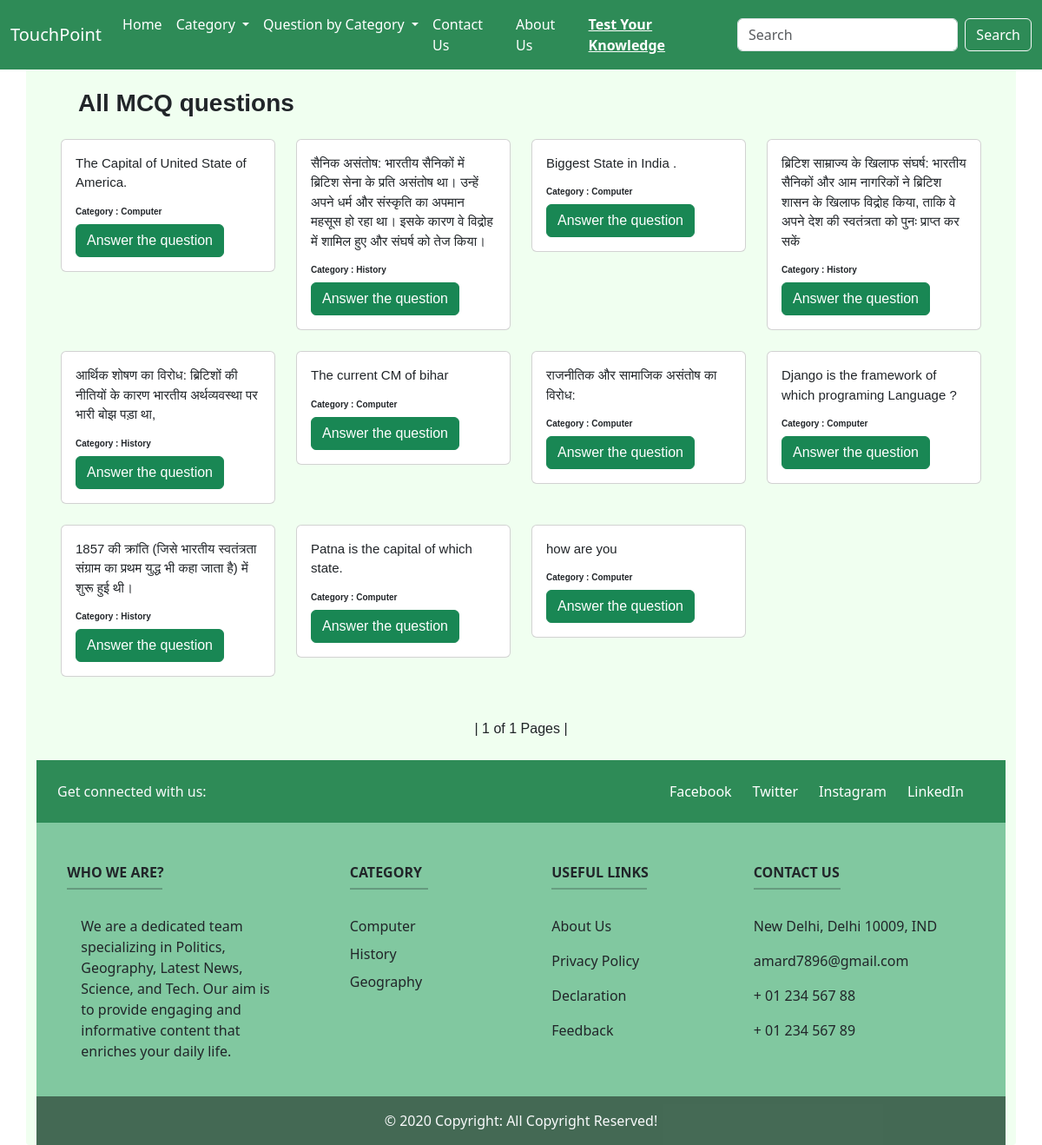
/quiz-list/, run on the app's committed database.
### blogs/models.py (models this page shows, shortened)
class BaseClass(models.Model):
    uid = models.UUIDField(primary_key=True, default=uuid.uuid4)
    class Meta:
        abstract=True

class MCQ_Question(BaseClass):
    question = models.TextField(max_length=300)
    catogery = models.ForeignKey(Catogery,on_delete=models.CASCADE,related_name='ques')
    option1 = models.CharField(max_length=50)
    option2 = models.CharField(max_length=50)
    option3 = models.CharField(max_length=50)
    option4 = models.CharField(max_length=50)
    correct_ans = models.CharField(max_length=50)
    explanation = models.TextField(max_length=1000)
    slug = models.SlugField(default='',null=False)

class Catogery(BaseClass):
    name = models.CharField(max_length=50,null=False,unique=True)
    slug = models.SlugField(default='',null=False)
    def __str__(self):
        return f'{self.name}'

### blogs/views.py (the view)
# urls.py: path('quiz-list/', views.QuizList, name='quiz-list'),
def QuizList(request):
    question  = MCQ_Question.objects.all()
    question_mcq = list(question)
    random.shuffle(question_mcq)
    pag = Paginator(question_mcq,20)
    page = request.GET.get('page')
    pages = pag.get_page(page)
    cat_manu = Catogery.objects.all()
    data = {'question_mcq': question_mcq,'pages':pages,'cat_manu':cat_manu}
    return render(request,'mcq/quiz-list.html',data)

### templates/mcq/quiz-list.html (shortened to what this page needs)
{% extends 'header&footer/base.html' %}
{% block content %}
<head><title>MCQ questions list</title></head>
 <h3 class="ms-5 my-4"><strong>All MCQ questions</strong></h3>
 {% if question_mcq %}
  <div class="row mx-3">
    {% for mcq in question_mcq %}
      <div class="col-sm-3 mb-4">
        <a href="{% url 'ansthequestion' mcq.uid %}" class="text-decoration-none">
          <div class="card">
            <div class="card-body">
              <p class="card-text" style="font-size: 15px;">{{ mcq.question }}</p>
              <h5 style="font-size: 10px;" class="card-title"><b>Category : {{ mcq.catogery }}</b></h5>
              <button class="btn btn-success">Answer the question</button>
            </div>
          </div>
        </a>
      </div>
    {% endfor %}
  </div>
{% else %}
  <h4 class="mx-4">There are no questions available now.</h4>
{% endif %}
<br>
<div class="text-center">
            | {{pages.number}} of {{pages.paginator.num_pages}} Pages |
</div>
{% endblock %}

### templates/header&footer/base.html (shortened to what this page needs)
<!doctype html>
<html lang="en">
{% load static %}
<head>
    <link rel="stylesheet" href="{% static 'css/bootstrap.min.css' %}">
    <link rel="stylesheet" href="{% static 'css/additional-css.css' %}">
</head>
<body>
    <nav class="navbar navbar-expand-lg" style="background-color: #2E8B57;">
        <div class="container-fluid">
            <a class="navbar-brand text-white" id="how1" id="brand" href="{% url 'home' %}">TouchPoint</a>
            <div class="collapse navbar-collapse" id="navbarSupportedContent">
                <ul class="navbar-nav me-auto mb-2 mb-lg-0">
                    <li class="nav-item">
                        <a class="nav-link text-white {% if request.path == '/' %}active{% endif %}" aria-current="page"
                            href="{% url 'home' %}" id="how1">Home</a>
                    </li>
                    <li class="nav-item dropdown">
                        <a class="nav-link dropdown-toggle text-white" href="#" role="button" data-bs-toggle="dropdown"
                            aria-expanded="false" id="how1">
                            Category
                        </a>
                    </li>
                    <li class="nav-item dropdown">
                        <a class="nav-link dropdown-toggle text-white" href="#" role="button" data-bs-toggle="dropdown"
                            aria-expanded="false" id="how1">
                            Question by Category
                        </a>
                    </li>
                    <li class="nav-item">
                        <a class="nav-link text-white {% if request.path == '/contact/' %}active{% endif %}"
                            aria-current="page" href="{% url 'contact' %}" id="how1">Contact Us</a>
                    </li>
                    <li class="nav-item">
                        <a class="nav-link text-white {% if request.path == '/about/' %}active{% endif %}"
                            aria-current="page" href="{% url 'about' %}" id="how1">About Us</a>
                    </li>
                    <li class="nav-item">
                        <a class="nav-link text-white {% if request.path == '/quiz-list/' %}active{% endif %}"
                            aria-current="page" href="{% url 'quiz-list' %}" id="how1">Test Your Knowledge</a>
                    </li>
                </ul>
                <form class="d-flex" role="search" method="POST" action="{% url 'searched-key' %}">
                    <input class="form-control me-2" name="search" type="search" placeholder="Search"
                        aria-label="Search">
                    <button class="btn btn-outline-light text-white" type="submit">Search</button>
                </form>
            </div>
        </div>
    </nav>
    <div class="container" style="background-color: #F0FFF0; border-radius: 4px; margin-top: 70px;">
        <div class="pt-2">
            <div style="margin-top: 5px; font-family: sans-serif;">
                {% block content %}
                {% endblock %}
            </div>
        </div>
        <div class="mt-4">
            <footer class="text-center text-lg-start text-dark" style="background-color: #81c8a0;">
                <section class="d-flex justify-content-between align-items-center p-4"
                    style="background-color: #2E8B57;">
                    <div class="me-5 text-center text-lg-start mb-3 mb-lg-0">
                        <p class="mb-0 text-light">Get connected with us:</p>
                    </div>
                    <div>
                        <ul class="list-unstyled d-flex flex-column flex-lg-row justify-content-center mb-0">
                            <li class="mb-2 mb-lg-0 me-4">
                                <a href="https://www.facebook.com/" class="text-white text-decoration-none" target="_blank">
                                     Facebook
                                </a>
                            </li>
                            <li class="mb-2 mb-lg-0 me-4">
                                <a href="https://twitter.com/" class="text-white text-decoration-none" target="_blank">
                                     Twitter
                                </a>
                            </li>
                            <li class="mb-2 mb-lg-0 me-4">
                                <a href="https://www.instagram.com/invites/contact/?igsh=1qs36mg4p1k67&utm_content=w1vv9wj" class="text-white text-decoration-none" target="_blank">
                                     Instagram
                                </a>
                            </li>
                            <li class="mb-2 mb-lg-0 me-4">
                                <a href="https://www.linkedin.com/in/" class="text-white text-decoration-none" target="_blank">
                                     LinkedIn
                                </a>
                            </li>
                        </ul>
                    </div>
                </section>
                <section class="">
                    <div class="container text-center text-md-start mt-5">
                        <div class="row mt-3">
                            <div class="col-md-3 col-lg-4 col-xl-3 mx-auto mb-4">
                                <h6 class="text-uppercase fw-bold">Who We are?</h6>
                                <hr class="mb-4 mt-0 d-inline-block mx-auto"
                                    style="width: 110px; background-color: #0a090f; height: 2px" />
                                <p class="ms-3 me-3 text-justify">
                                    We are a dedicated team specializing in Politics, Geography, Latest News, Science,
                                    and Tech. Our aim is to provide engaging and informative content that enriches your
                                    daily life.
                                </p>
                            </div>
                            <div class="col-md-2 col-lg-2 col-xl-2 mx-auto mb-4">
                                <h6 class="text-uppercase fw-bold">Category</h6>
                                <hr class="mb-4 mt-0 d-inline-block mx-auto"
                                    style="width: 90px; background-color: #0a0614; height: 2px" />
                                <ul class="no-bullets">
                                    {% for category in cat_manu|slice:":5" %}
                                    <li class="mb-2"><a class="text-dark text-decoration-none"
                                            href="{% url 'category' category.slug %}">{{ category }}</a></li>
                                    {% endfor %}
                                </ul>
                            </div>
                            <div class="col-md-3 col-lg-2 col-xl-2 mx-auto mb-4">
                                <h6 class="text-uppercase fw-bold">Useful links</h6>
                                <hr class="mb-4 mt-0 d-inline-block mx-auto bg-dark"
                                    style="width: 110px; height: 2px" />
                                <p>
                                    <a href="{% url 'about' %}" class="text-dark text-decoration-none">About Us</a>
                                </p>
                                <p>
                                    <a href="{% url 'privacyandpolicy' %}"
                                        class="text-dark text-decoration-none">Privacy Policy</a>
                                </p>
                                <p>
                                    <a href="{% url 'declaration' %}"
                                        class="text-dark text-decoration-none">Declaration</a>
                                </p>
                                <p>
                                    <a href="{% url 'feedback' %}" class="text-dark text-decoration-none">Feedback</a>
                                </p>
                            </div>
                            <div class="col-md-4 col-lg-3 col-xl-3 mx-auto mb-md-0 mb-4">
                                <h6 class="text-uppercase fw-bold"><a class="text-decoration-none text-dark"
                                        href="{% url 'contact' %}">Contact Us</a></h6>
                                <hr class="mb-4 mt-0 d-inline-block mx-auto"
                                    style="width: 100px; background-color: #0d0b14; height: 2px" />
                                <p> New Delhi, Delhi 10009, IND</p>
                                <p><a href="mailto:amard7896@gmail.com"
                                        class="text-decoration-none text-dark">amard7896@gmail.com</a></p>
                                <p><a href="tel:+916206506449" class="text-decoration-none text-dark"> + 01 234 567
                                        88</a></p>
                                <p><a href="tel:+916206506449" class="text-decoration-none text-dark"> + 01 234 567
                                        89</a></p>
                            </div>
                        </div>
                    </div>
                </section>
                <div class="text-center p-3 text-light" style="background-color: rgba(2, 2, 2, 0.474)">
                    © 2020 Copyright: All Copyright Reserved!
                </div>
            </footer>
        </div>
    </div>
</body>
</html>

### static/css/additional-css.css (style rules this page uses)
.no-bullets { list-style-type: none; padding: 0; margin: 0; }
.active { font-weight: bold; color: #615454; text-decoration: underline; }
.navbar { position: fixed; top: 0; left: 0; width: 100%; z-index: 1000; }
.navbar-collapse { transition: all 0.7s; }

### data on the page
MCQ_Question: question "The Capital of United State of America.", catogery "Computer"
MCQ_Question: question "सैनिक असंतोष: भारतीय सैनिकों में ब्रिटिश सेना के प्रति असंतोष था। उन्हें अपने धर्म और संस्कृति का अपमान महसूस हो रहा था। इसके कारण वे विद्रोह में शामिल हुए और संघर्ष को तेज किया।", catogery "History"
MCQ_Question: question "Biggest State in India .", catogery "Computer"
MCQ_Question: question "ब्रिटिश साम्राज्य के खिलाफ संघर्ष: भारतीय सैनिकों और आम नागरिकों ने ब्रिटिश शासन के खिलाफ विद्रोह किया, ताकि वे अपने देश की स्वतंत्रता को पुनः प्राप्त कर सकें", catogery "History"
MCQ_Question: question "आर्थिक शोषण का विरोध: ब्रिटिशों की नीतियों के कारण भारतीय अर्थव्यवस्था पर भारी बोझ पड़ा था,", catogery "History"
MCQ_Question: question "The current CM of bihar", catogery "Computer"
MCQ_Question: question "राजनीतिक और सामाजिक असंतोष का विरोध:", catogery "Computer"
MCQ_Question: question "Django is the framework of which programing Language ?", catogery "Computer"
MCQ_Question: question "1857 की क्रांति (जिसे भारतीय स्वतंत्रता संग्राम का प्रथम युद्ध भी कहा जाता है) में शुरू हुई थी।", catogery "History"
MCQ_Question: question "Patna is the capital of which state.", catogery "Computer"
MCQ_Question: question "how are you", catogery "Computer"
Catogery: name "Computer"
Catogery: name "History"
Catogery: name "Geography"

### other printed values
{{ pages.number }} "1"
{{ pages.paginator.num_pages }} "1"
